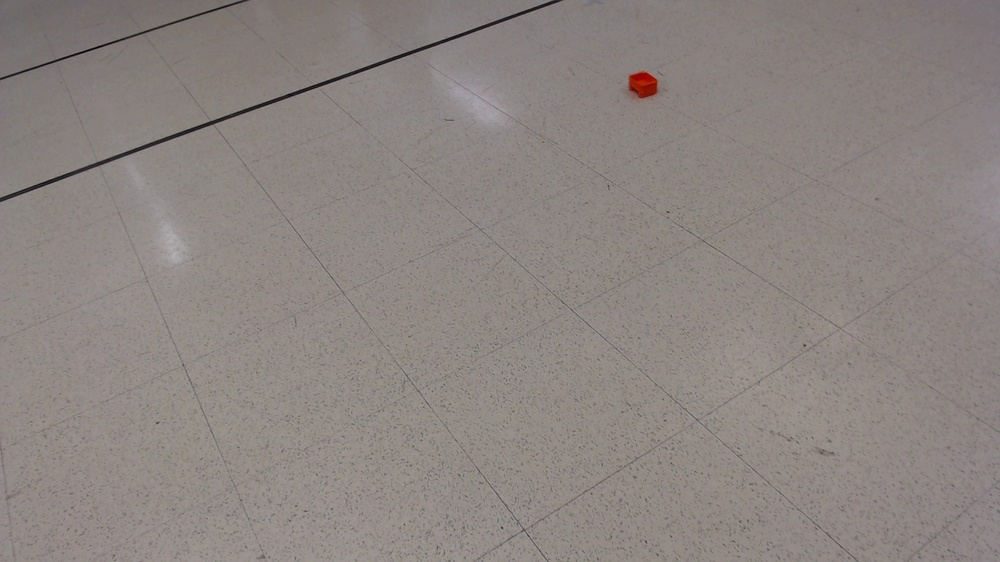
#> input picture orange_box/image_0000.jpg, 1000 x 562 px, shrunk from 1920 x 1080 before the run, given in place of the camera
$ python 'Carlab Final.py'
#> lines starting #> are read from the running program, lines starting #| are printed output that depends on the picture; after the words box and inside, x2 and y2 are one past the last pixel; in counts of white or black regions, pixels touching at a corner belong together
import cv2
import numpy as np

cap = cv2.VideoCapture(0)  # Access the Pi camera
while True:
    ret, frame = cap.read()
#> frame is the input picture: shape (562, 1000, 3); mean B, G, R 129, 132.8, 140.3
    if not ret:
        break

    cv2.imshow("Camera Feed", frame)

    if cv2.waitKey(1) & 0xFF == ord('q'):
#> (key q is pressed here)
        break

cap.release()
cv2.destroyAllWindows()

cap = cv2.VideoCapture(0)

while True:
    ret, frame = cap.read()
    if not ret:
        break

    # Convert the frame to HSV color space
    hsv = cv2.cvtColor(frame, cv2.COLOR_BGR2HSV)
#> hsv: shape (562, 1000, 3); mean H, S, V 19.7, 20.9, 140.3

    # Define HSV ranges for target colors (e.g., red, blue, green)
    red_lower = np.array([0, 120, 70])
    red_upper = np.array([10, 255, 255])
    mask_red = cv2.inRange(hsv, red_lower, red_upper)
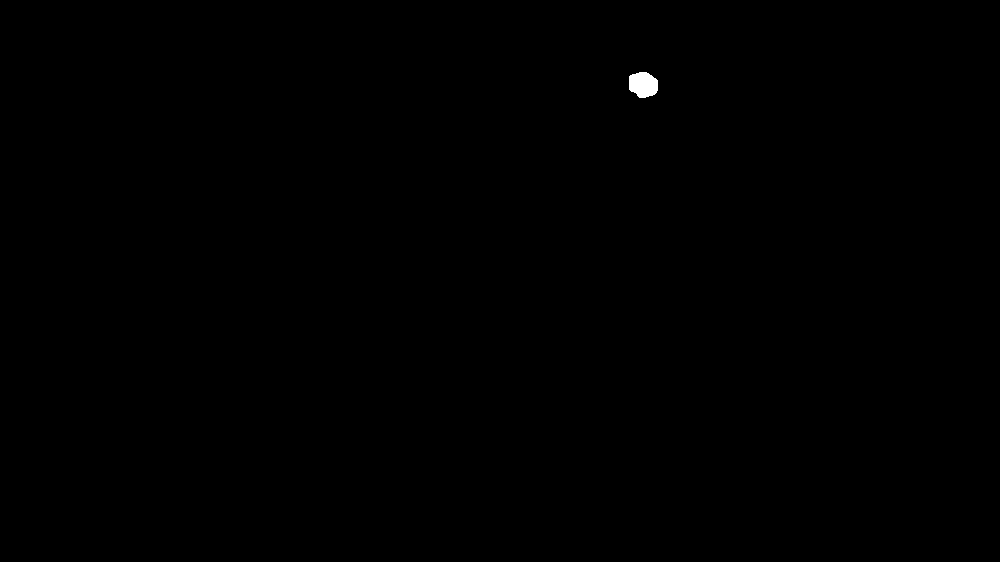
#> mask_red: shape (562, 1000); 0.11% white; 1 white region, box (x1, y1, x2, y2) and area: (629, 72, 658, 98) 604

    blue_lower = np.array([110, 50, 50])
    blue_upper = np.array([130, 255, 255])
    mask_blue = cv2.inRange(hsv, blue_lower, blue_upper)
#> mask_blue: shape (562, 1000); every value is 0

    green_lower = np.array([36, 25, 25])
    green_upper = np.array([86, 255, 255])
    mask_green = cv2.inRange(hsv, green_lower, green_upper)
#> mask_green: shape (562, 1000); 0% white in thin lines or dots, all inside (x1, y1, x2, y2) = (16, 106, 255, 193)

    # Combine masks for visualization
    mask = mask_red + mask_blue + mask_green
#> mask: shape (562, 1000); 0.11% white; 5 white regions (4 under 20 px)

    # Find contours for detected objects
    contours, _ = cv2.findContours(mask, cv2.RETR_TREE, cv2.CHAIN_APPROX_SIMPLE)
#> contours = 5 contours, 4 with area under 20; largest, box (x1, y1, x2, y2) and area: (629, 72, 658, 98) 562
    for contour in contours:
        if cv2.contourArea(contour) > 500:  # Filter out small contours
            x, y, w, h = cv2.boundingRect(contour)
            cv2.rectangle(frame, (x, y), (x+w, y+h), (0, 255, 0), 2)
#> this loop made 5 passes
#> (x, y, w, h) on pass 5: (629, 72, 29, 26)
#> contour on passes 1 to 4: [[16, 192]], [[109, 158]], [[222, 117]], [[254, 106], [253, 107]]
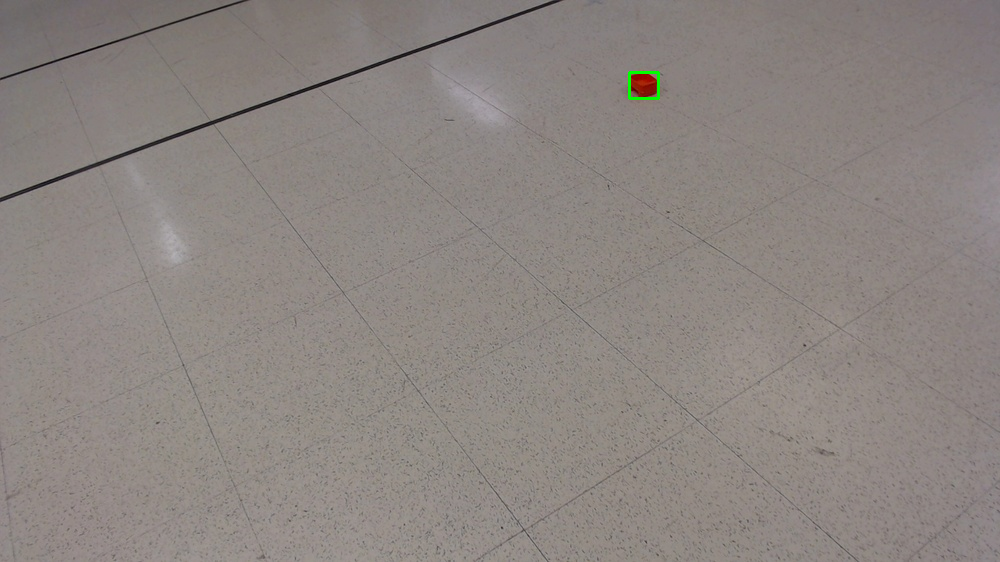
#> frame: shape (562, 1000, 3); 0.06% of pixels changed, all inside (x1, y1, x2, y2) = (628, 71, 660, 100)

    cv2.imshow("Detected Colors", frame)

    if cv2.waitKey(1) & 0xFF == ord('q'):
#> (key q is pressed here)
        break

cap.release()
cv2.destroyAllWindows()

$ run again, on orange_box/image_0001.jpg
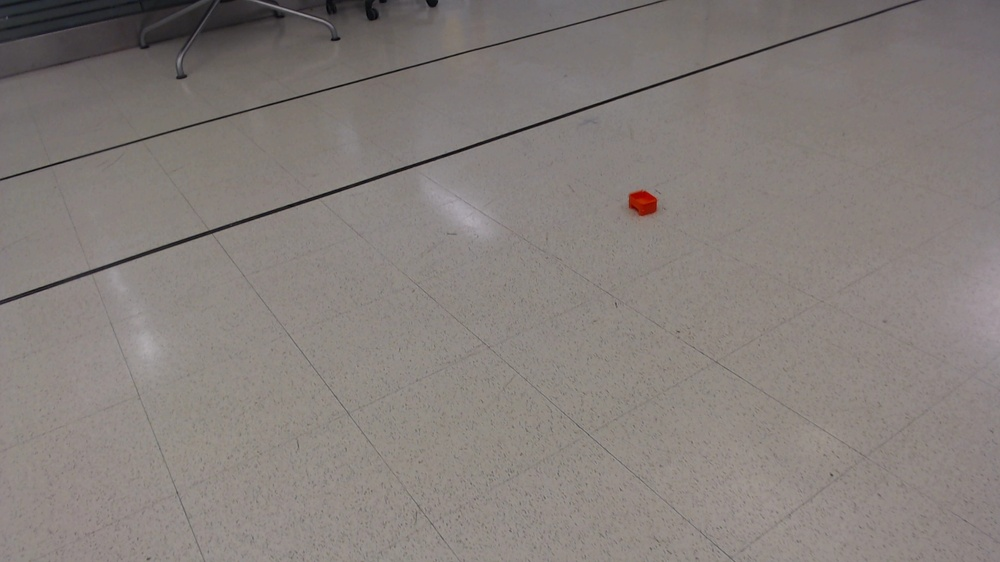
#> input picture orange_box/image_0001.jpg, 1000 x 562 px, shrunk from 1920 x 1080 before the run, given in place of the camera
#> frame is the input picture: shape (562, 1000, 3); mean B, G, R 122.8, 126.3, 133.2
#> hsv: shape (562, 1000, 3); mean H, S, V 25.7, 20.8, 133.3
#> mask_red: shape (562, 1000); 0.1% white; 1 white region, box (x1, y1, x2, y2) and area: (629, 190, 657, 216) 580
#> mask_blue: shape (562, 1000); 0.02% white in thin lines or dots, all inside (x1, y1, x2, y2) = (0, 0, 129, 28)
#> mask_green: shape (562, 1000); 0% white in thin lines or dots, all inside (x1, y1, x2, y2) = (32, 1, 398, 170)
#> mask: shape (562, 1000); 0.12% white; 22 white regions (20 under 20 px)
#> contours = 22 contours, 21 with area under 20; largest, box (x1, y1, x2, y2) and area: (629, 190, 657, 216) 539
#> the loop `for contour in contours:` made 22 passes
#> (x, y, w, h) on pass 1: (629, 190, 28, 26)
#> after the loop `for contour in contours:`:
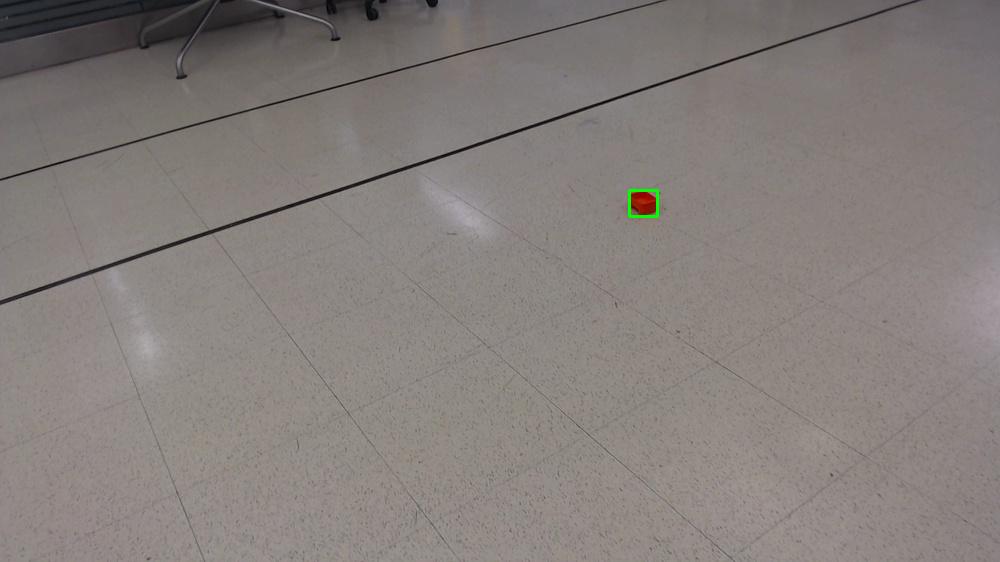
#> frame: shape (562, 1000, 3); 0.06% of pixels changed, all inside (x1, y1, x2, y2) = (628, 189, 659, 218)

$ run again, on orange_box/image_0003.jpg
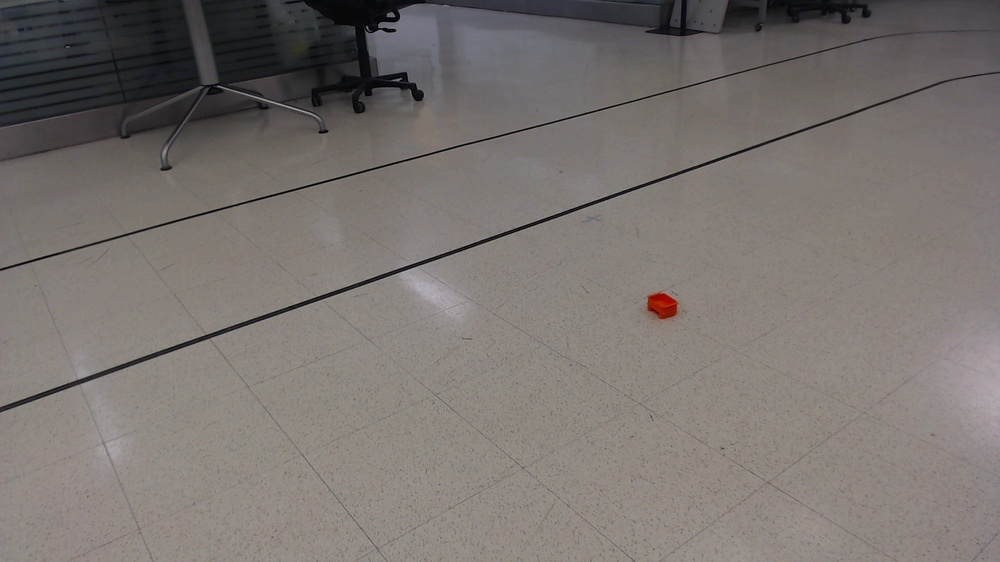
#> input picture orange_box/image_0003.jpg, 1000 x 562 px, shrunk from 1920 x 1080 before the run, given in place of the camera
#> frame is the input picture: shape (562, 1000, 3); mean B, G, R 111.9, 115.4, 121.4
#> hsv: shape (562, 1000, 3); mean H, S, V 36.2, 23.6, 122
#> mask_red: shape (562, 1000); 0.11% white; 1 white region, box (x1, y1, x2, y2) and area: (647, 292, 679, 319) 609
#> `mask_blue = cv2.inRange(hsv, blue_lower, blue_upper)`:
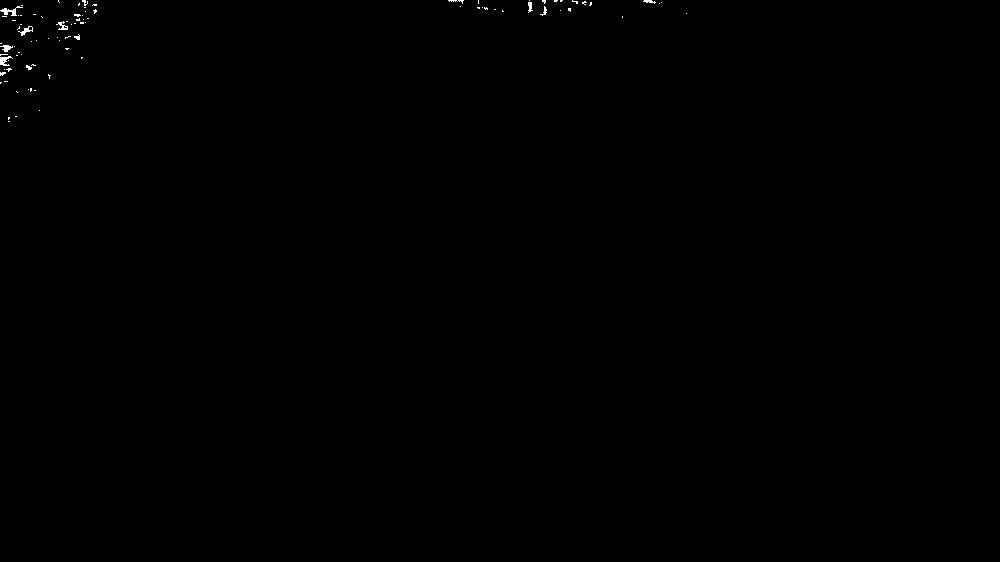
#> mask_blue: shape (562, 1000); 0.14% white in thin lines or dots, all inside (x1, y1, x2, y2) = (0, 0, 687, 122)
#> mask_green: shape (562, 1000); 0.03% white in thin lines or dots, all inside (x1, y1, x2, y2) = (9, 0, 732, 330)
#> mask: shape (562, 1000); 0.28% white; 120 white regions (107 under 20 px)
#> contours = 125 contours, 118 with area under 20; largest, box (x1, y1, x2, y2) and area: (647, 292, 679, 319) 577, (0, 6, 23, 16) 52, (0, 56, 13, 66) 46, (18, 26, 33, 36) 43, (0, 45, 13, 52) 33, (56, 21, 68, 30) 31, (528, 2, 533, 13) 21
#> the loop `for contour in contours:` made 125 passes
#> (x, y, w, h) on pass 2: (647, 292, 32, 27)
#> after the loop `for contour in contours:`:
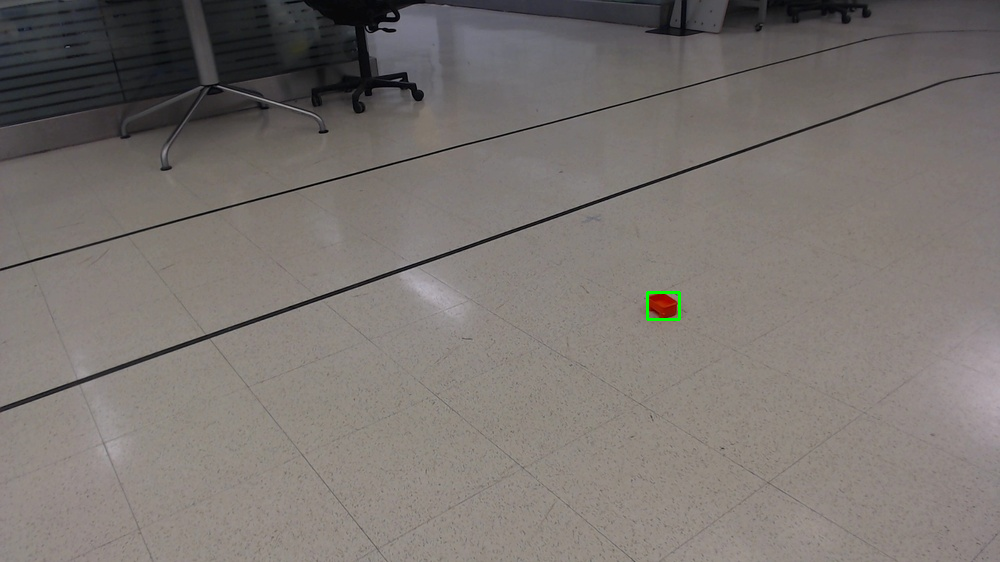
#> frame: shape (562, 1000, 3); 0.06% of pixels changed, all inside (x1, y1, x2, y2) = (646, 291, 681, 321)

$ run again, on orange_box/image_0004.jpg
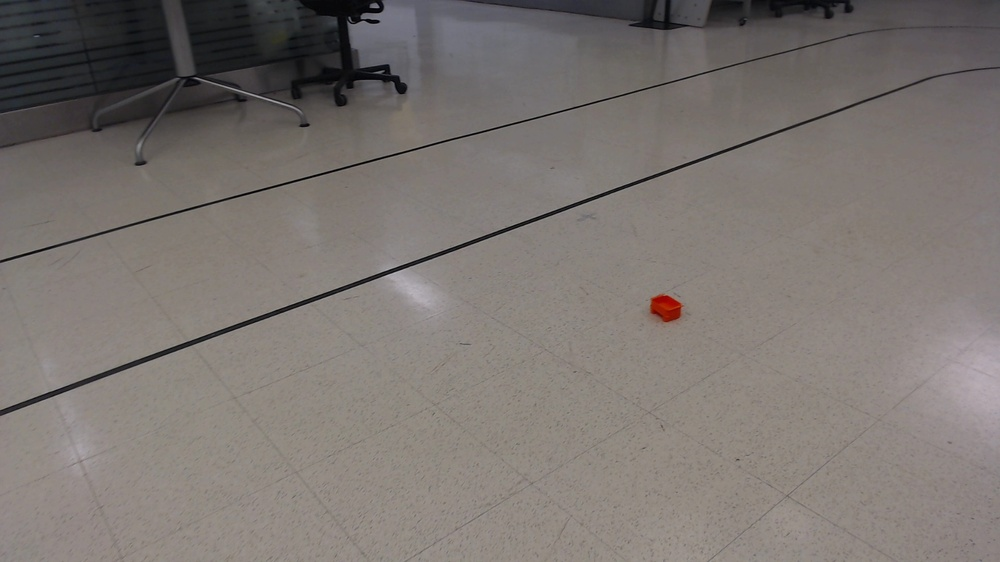
#> input picture orange_box/image_0004.jpg, 1000 x 562 px, shrunk from 1920 x 1080 before the run, given in place of the camera
#> frame is the input picture: shape (562, 1000, 3); mean B, G, R 112.8, 116.7, 123.1
#> hsv: shape (562, 1000, 3); mean H, S, V 34, 24, 123.5
#> mask_red: shape (562, 1000); 0.12% white; 1 white region, box (x1, y1, x2, y2) and area: (650, 294, 683, 323) 677
#> mask_blue: shape (562, 1000); 0.05% white in thin lines or dots, all inside (x1, y1, x2, y2) = (2, 0, 607, 104)
#> mask_green: shape (562, 1000); 0.02% white in thin lines or dots, all inside (x1, y1, x2, y2) = (1, 14, 298, 376)
#> `mask = mask_red + mask_blue + mask_green`:
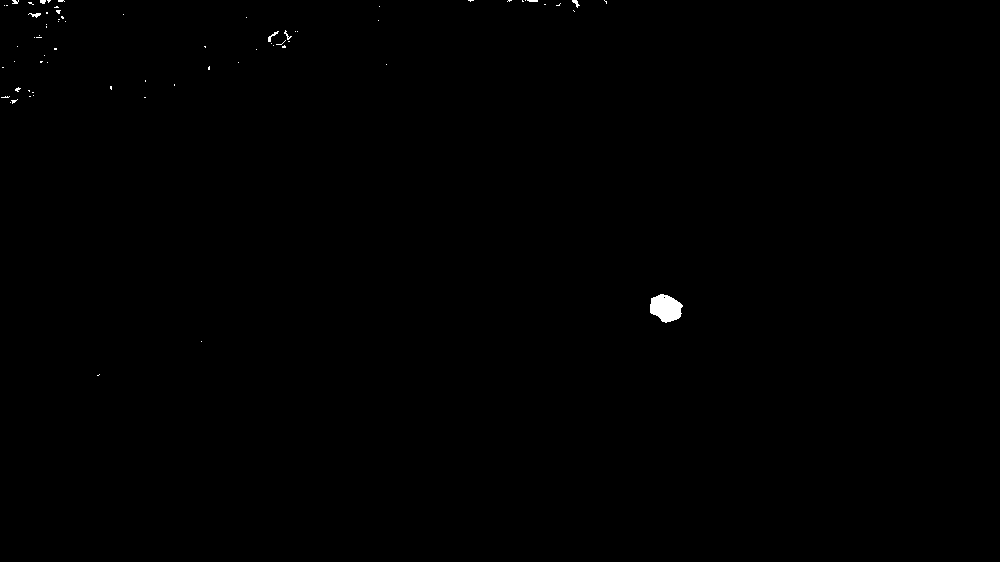
#> mask: shape (562, 1000); 0.2% white; 70 white regions (62 under 20 px)
#> contours = 72 contours, 70 with area under 20; largest, box (x1, y1, x2, y2) and area: (650, 294, 683, 323) 634, (268, 31, 279, 42) 20
#> the loop `for contour in contours:` made 72 passes
#> (x, y, w, h) on pass 3: (650, 294, 33, 29)
#> after the loop `for contour in contours:`:
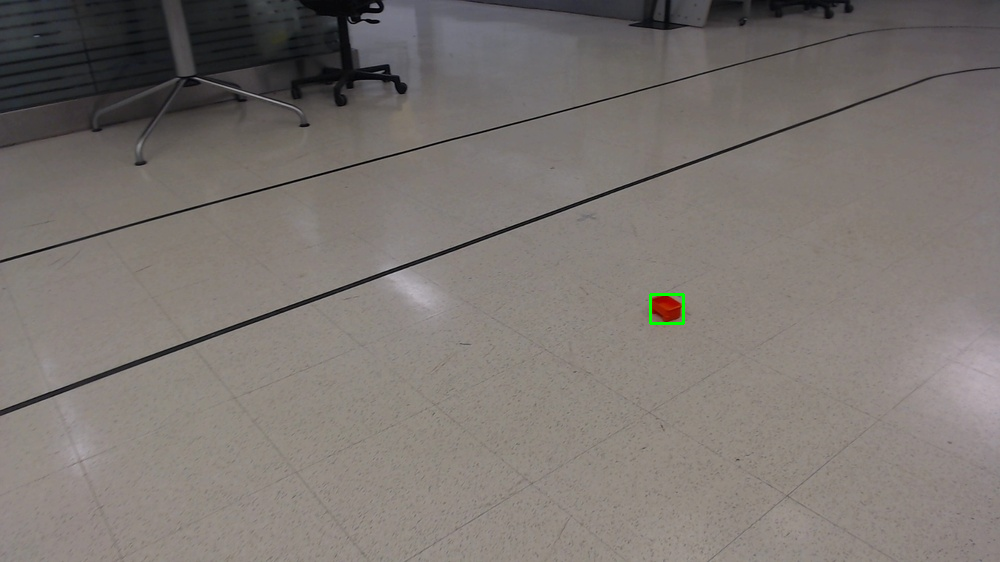
#> frame: shape (562, 1000, 3); 0.07% of pixels changed, all inside (x1, y1, x2, y2) = (649, 293, 685, 325)
